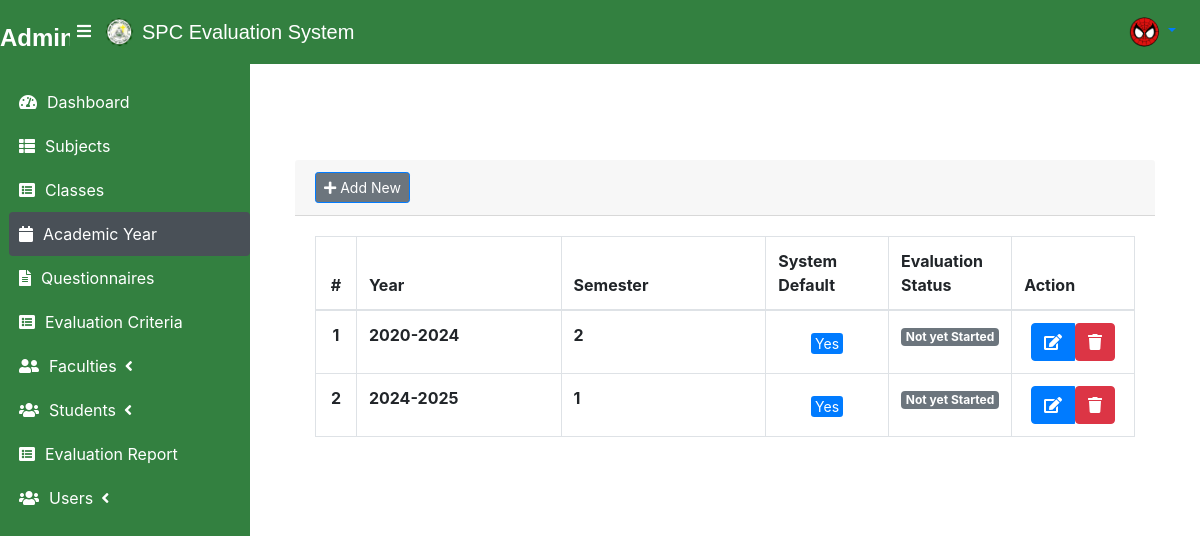
Screenshot of /academic-year (signed in) with the database file from the repository.
### tables this page shows
CREATE TABLE academic_list (
    id INTEGER PRIMARY KEY AUTOINCREMENT ,
    year text NOT NULL,
    semester INTEGER NOT NULL,
    is_default INTEGER NOT NULL,
    status INTEGER NOT NULL
);

### main.py (the view)
@app.route('/academic-year')
def academic_list():
    conn = get_db_connection()
    academic = conn.execute('SELECT id, year, semester, is_default, status FROM academic_list').fetchall()
    conn.close()
    return render_template('admin/academic_list.html', academic=academic, avatar_path=session.get('avatar_path'))

### main.py (called while the page is built)
def get_db_connection():
    conn = sqlite3.connect('database.db')
    conn.row_factory = sqlite3.Row
    return conn

### templates/admin/academic_list.html (shortened to what this page needs)
{% extends "admin/layout.html" %}
{% block content %}
<div class="container mt-5">
    <div class="col-lg-12">
        <div class="card card-outline card-primary">
            <div class="card-header">
                <div class="card-tools">
                    <a class="btn btn-secondary btn-sm btn-default btn-flat border-primary new_academic" href="{{ url_for('new_academic') }}">
                        <i class="fa fa-plus"></i> Add New
                    </a>
                </div>
            </div>
            <div class="card-body">
                <table class="table table-hover table-bordered" id="list">
                    <colgroup>
                        <col width="5%">
                        <col width="25%">
                        <col width="25%">
                        <col width="15%">
                        <col width="15%">
                        <col width="15%">
                    </colgroup>
                    <thead>
                        <tr>
                            <th class="text-center">#</th>
                            <th>Year</th>
                            <th>Semester</th>
                            <th>System Default</th>
                            <th>Evaluation Status</th>
                            <th>Action</th>
                        </tr>
                    </thead>
                    <tbody>
                        {% for acad in academic %}
                        <tr>
                            <th class="text-center">{{ loop.index }}</th>
                            <td><b>{{ acad.year }}</b></td>
                            <td><b>{{ acad.semester }}</b></td>
                            <td class="text-center">
                                {% if acad.is_default == 0 %}
                                    <button type="button" class="btn btn-secondary bg-gradient-secondary col-sm-4 btn-flat btn-sm px-1 py-0 make_default" data-id="{{ acad.id }}">No</button>
                                {% else %}
                                    <button type="button" class="btn btn-primary bg-gradient-primary col-sm-4 btn-flat btn-sm px-1 py-0">Yes</button>
                                {% endif %}
                            </td>
                            <td class="text-center">
                                {% if acad.status == 0 %}
                                    <span class="badge badge-secondary">Not yet Started</span>
                                {% elif acad.status == 1 %}
                                    <span class="badge badge-success">Starting</span>
                                {% elif acad.status == 2 %}
                                    <span class="badge badge-primary">Closed</span>
                                {% endif %}
                            </td>
                            <td class="text-center">
                                <div class="btn-group">
                                    <a href="{{ url_for('new_academic', id=acad.id) }}" data-id="{{ acad.id }}" class="btn btn-danger btn-blue btn-flat manage_academic">
                                        <i class="fas fa-edit"></i>
                                    </a>
                                    <form action="{{ url_for('delete_academic', id=acad.id) }}" method="POST" class="d-inline">
                                        <button type="submit" class="btn btn-danger btn-flat delete_academic" data-id="{{ acad.id }}">
                                            <i class="fas fa-trash"></i>
                                        </button>
                                    </form>
                                </div>
                            </td>
                        </tr>
                        {% endfor %}
                    </tbody>
                </table>
            </div>
        </div>
    </div>
</div>
{% endblock %}

### static/css/styles.css (style rules this page uses)
.card { background-color: #ffffff; border: none; border-radius: 10px; }
.btn-primary { background-color: #007bff; border: none; width: 100%; padding: 10px; margin-top: 10px; }
.btn-blue { background-color: #007bff; border-color: #007bff; color: white; }

### rows the page displays
academic_list: year "2020-2024", semester "2", is_default "Yes", status "Not yet Started"
academic_list: year "2024-2025", semester "1", is_default "Yes", status "Not yet Started"
